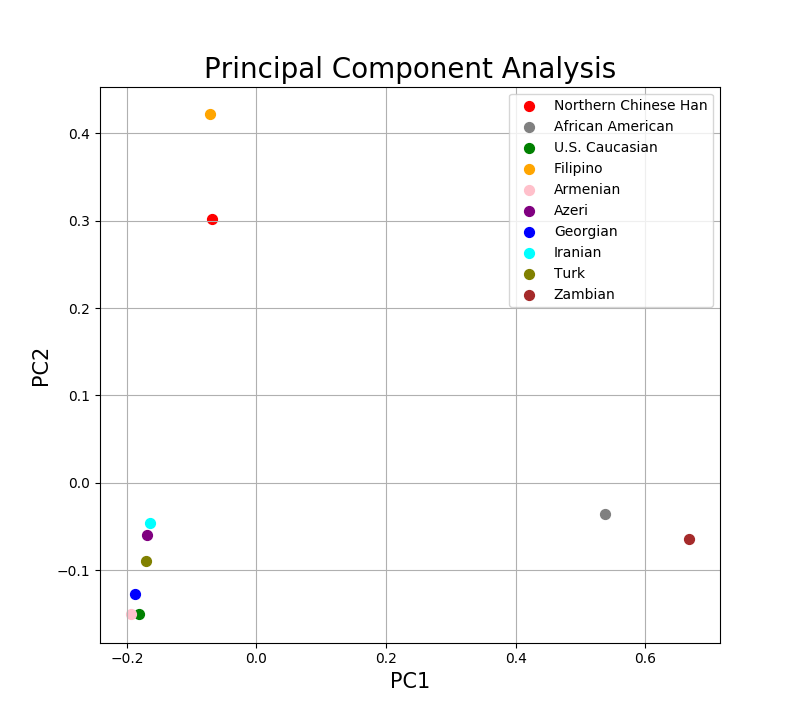

Here is the Python script that generated this plot:
#!/usr/bin/env python3

import sys
import pandas as pd
import numpy as np
import matplotlib.pyplot as plt
from sklearn.decomposition import PCA
from sklearn.preprocessing import StandardScaler

def make_dataframe() -> 'dataframe':
	'''Creates and returns a  pandas dataframe with the data given'''
	d = {'A': [0.074, 0.018, 0.011, 0.000, 0.000, 0.000, 0.000, 0.000, 0.069, 0.000],
		'B': [0.120, 0.006, 0.015, 0.321, 0.000, 0.000, 0.000, 0.000, 0.000, 0.000],
		'C': [0.093, 0.006, 0.008, 0.000, 0.000, 0.033, 0.000, 0.000, 0.000, 0.000],
		'D': [0.222, 0.006, 0.000, 0.018, 0.000, 0.033, 0.000, 0.000, 0.069, 0.000],
		'E': [0.000, 0.000, 0.000, 0.266, 0.000, 0.000, 0.000, 0.000, 0.000, 0.000],
		'F': [0.130, 0.006, 0.004, 0.009, 0.000, 0.067, 0.000, 0.000, 0.034, 0.000],
		'G': [0.065, 0.000, 0.004, 0.000, 0.000, 0.000, 0.000, 0.000, 0.000, 0.000],
		'H': [0.000, 0.018, 0.365, 0.000, 0.200, 0.067, 0.179, 0.233, 0.138, 0.000],
		'HV': [0.000, 0.000, 0.023, 0.000, 0.067, 0.067, 0.071, 0.067, 0.241, 0.000],
		'I': [0.000, 0.000, 0.023, 0.000, 0.000, 0.000, 0.000, 0.100, 0.034, 0.000],
		'J': [0.000, 0.000, 0.137, 0.000, 0.167, 0.033, 0.036, 0.133, 0.034, 0.000],
		'K': [0.000, 0.012, 0.080, 0.000, 0.067, 0.067, 0.071, 0.000, 0.034, 0.000],
		'L*': [0.000, 0.541, 0.008, 0.000, 0.000, 0.000, 0.000, 0.000, 0.000, 0.720],
		'L3*': [0.000, 0.347, 0.000, 0.000, 0.000, 0.000, 0.000, 0.000, 0.000, 0.280],
		'M': [0.204, 0.012, 0.004, 0.165, 0.000, 0.067, 0.000, 0.133, 0.000, 0.000],
		'N': [0.046, 0.006, 0.004, 0.138, 0.033, 0.000, 0.071, 0.033, 0.000, 0.000],
		'R': [0.019, 0.000, 0.000, 0.009, 0.000, 0.033, 0.107, 0.067, 0.069, 0.000],
		'Q': [0.000, 0.000, 0.000, 0.000, 0.000, 0.000, 0.000, 0.000, 0.000, 0.000],
		'T': [0.000, 0.000, 0.099, 0.000, 0.100, 0.200, 0.107, 0.067, 0.034, 0.000],
		'U': [0.000, 0.006, 0.148, 0.000, 0.267, 0.267, 0.286, 0.133, 0.241, 0.000],
		'V': [0.000, 0.012, 0.030, 0.000, 0.000, 0.000, 0.000, 0.000, 0.000, 0.000],
		'W': [0.000, 0.000, 0.027, 0.000, 0.000, 0.000, 0.000, 0.000, 0.000, 0.000],
		'X': [0.000, 0.006, 0.011, 0.046, 0.100, 0.067, 0.071, 0.000, 0.000, 0.000],
		'Y': [0.000, 0.000, 0.000, 0.028, 0.000, 0.000, 0.000, 0.000, 0.000, 0.000],
		'Z': [0.019, 0.000, 0.000, 0.000, 0.000, 0.000, 0.000, 0.033, 0.000, 0.000],
		'Haplogroup': ['Northern Chinese Han', 'African American', 'U.S. Caucasian', 'Filipino', 'Armenian', 'Azeri', 'Georgian', 'Iranian', 'Turk', 'Zambian']}
	df = pd.DataFrame(data = d)
	return df

def plot_pca(sdf: 'dataframe') -> None:
	'''Given a dataframe with standardized data plots the PCA'''
	features = ['A', 'B', 'C', 'D', 'E', 'F', 'G', 'H', 'HV', 'I', 'J', 'K', 'L*', 'L3*', 'M', 'N', 'R', 'Q', 'T', 'U', 'V', 'W', 'X', 'Y', 'Z']
	df = sdf.loc[:, sdf.columns != 'Haplogroup']

	#The data provided by the paper was already scaled, scaling warped the final graph
	#df = StandardScaler().fit_transform(df)

	pca = PCA(n_components = 2)
	principalComponents = pca.fit_transform(df)
	principalDf = pd.DataFrame(data = principalComponents, columns = ['PC1', 'PC2'])
	finalDf = pd.concat([principalDf, sdf[['Haplogroup']]], axis = 1)

	#Shows how much varience can be attributed to each of the principal components
	#variance = pca.explained_variance_ratio_
	#print(finalDf)
	#print(variance)

	fig = plt.figure(figsize = (8, 8))
	ax = fig.add_subplot(1, 1, 1)
	ax.set_xlabel('PC1', fontsize = 15)
	ax.set_ylabel('PC2', fontsize = 15)
	ax.set_title('Principal Component Analysis', fontsize = 20)

	targets = ['Northern Chinese Han', 'African American', 'U.S. Caucasian', 'Filipino', 'Armenian', 'Azeri', 'Georgian', 'Iranian', 'Turk', 'Zambian']
	colors = ['red', 'gray', 'green', 'orange', 'pink', 'purple', 'blue', 'cyan', 'olive', 'brown']
	for target, color in zip(targets, colors):
		indicesToKeep = finalDf['Haplogroup'] == target
		ax.scatter(finalDf.loc[indicesToKeep, 'PC1'],
				finalDf.loc[indicesToKeep, 'PC2'],
				c = color,
				s = 50)

	ax.legend(targets)
	ax.grid()
	plt.show()

if __name__ == '__main__':
	data = make_dataframe()
	plot_pca(data)
